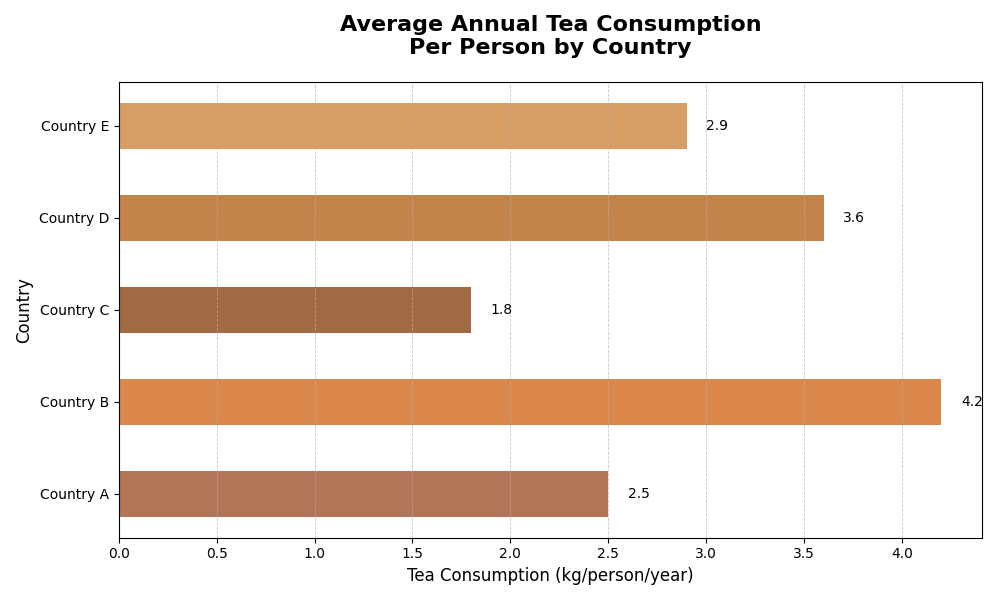

This figure's Python source:
import matplotlib.pyplot as plt
import numpy as np

# Data for the chart
countries = ['Country A', 'Country B', 'Country C', 'Country D', 'Country E']
tea_consumption = [2.5, 4.2, 1.8, 3.6, 2.9]

# Creating horizontal bar chart
fig, ax = plt.subplots(figsize=(10, 6))
y_pos = np.arange(len(countries))

# Shuffled colors
colors = ['#A0522D', '#D2691E', '#8B4513', '#B5651D', '#CD853F']
bars = ax.barh(y_pos, tea_consumption, color=colors, alpha=0.8, height=0.5)

# Add data annotations
for bar in bars:
    width = bar.get_width()
    ax.text(width + 0.1, bar.get_y() + bar.get_height() / 2.0,
            f'{width:.1f}', va='center', ha='left', fontsize=10)

# Set the title and labels
ax.set_title('Average Annual Tea Consumption\nPer Person by Country', fontsize=16, fontweight='bold', pad=20)
ax.set_ylabel('Country', fontsize=12)
ax.set_xlabel('Tea Consumption (kg/person/year)', fontsize=12)

# Set y-axis tick positions and labels
ax.set_yticks(y_pos)
ax.set_yticklabels(countries, fontsize=10)

# Adding grid only on x-axis for better readability
ax.xaxis.grid(True, linestyle='--', linewidth=0.6, alpha=0.7)

# Adjust layout
plt.tight_layout()

# Show the chart
plt.show()
